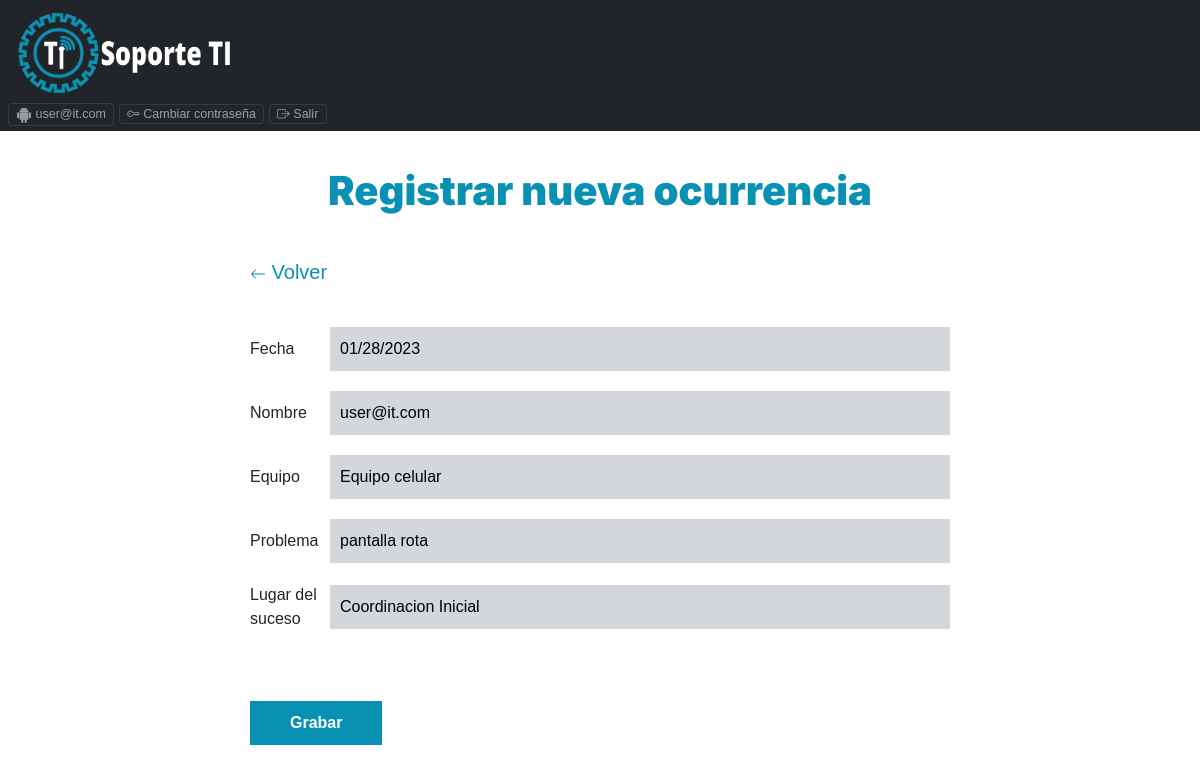
The page /secciones/ocurrencias.php?idocurrencias=18&accion=Editar (signed in) on the database its author committed.
### tables this page shows
CREATE TABLE `ocurrencias` (
  `idocurrencias` int(11) NOT NULL,
  `nombre` varchar(200) DEFAULT NULL,
  `equipo` varchar(200) DEFAULT NULL,
  `lugar` varchar(200) DEFAULT NULL,
  `suceso` varchar(200) DEFAULT NULL,
  `estado` varchar(200) DEFAULT NULL,
  `fecha` date DEFAULT NULL,
  `urlfile` varchar(200) DEFAULT NULL,
  `extfile` varchar(200) DEFAULT NULL,
  `idusers` int(11) DEFAULT NULL
);

### secciones/ocurrencias.php (the view, shortened to what this page needs)
<?php include('../templates/cabecera.php'); ?>
<?php
    $conexionBD=BD::crearInstancia();
    if (isset($_GET['idocurrencias'])) {
        $idocurrencias = $_GET['idocurrencias'];
    }
    if (isset($_GET['accion'])) {
        $accion = $_GET['accion'];
    }
    if(isset($idocurrencias) && !isset($_POST['accionclick'])) {
        $sql = "SELECT * FROM ocurrencias WHERE idocurrencias = $idocurrencias";
        $consulta=$conexionBD->prepare($sql);
        $consulta->execute();
        $ocurrencia=$consulta->fetch(PDO::FETCH_ASSOC);
        $nombre = $ocurrencia['nombre'];
        $equipo = $ocurrencia['equipo'];
        $lugar  = $ocurrencia['lugar'];
        $suceso = $ocurrencia['suceso'];
        $fecha  = $ocurrencia['fecha'];
    }
?>
<div class="container-fluid">
    <br>
    <p class="tagline titulogradiente">Registrar nueva ocurrencia</p>
</div>
<div class="contenedor">
    <div class="contenedor-sm">
        <div class="volver">
            <svg xmlns="http://www.w3.org/2000/svg" width="16" height="16" fill="currentColor" class="bi bi-arrow-left" viewBox="0 0 16 16">
                <path fill-rule="evenodd" d="M15 8a.5.5 0 0 0-.5-.5H2.707l3.147-3.146a.5.5 0 1 0-.708-.708l-4 4a.5.5 0 0 0 0 .708l4 4a.5.5 0 0 0 .708-.708L2.707 8.5H14.5A.5.5 0 0 0 15 8z"/>
            </svg>
            <a href="index.php">Volver</a>
        </div>
        <form class="formulario" method="POST" action="" novalidate>
            <div class="campo">
                <label for="fecha">Fecha</label>
                <input
                    type="date"
                    readonly
                    id="fecha"
                    name="fecha"
                    value="<?php echo $fecha; ?>"
                />
            </div>
            <div class="campo">
                <label for="nombre">Nombre</label>
                <input
                    type="text"
                    id="nombre"
                    readonly
                    placeholder="nombre"
                    name="nombre"
                    value="<?php echo $nombre; ?>"
                />
            </div>
            <div class="campo">
                <label for="equipo">Equipo</label>
                <input
                    type="text"
                    id="equipo"
                    placeholder="Código/Descripción de equipo"
                    name="equipo"
                    value="<?php echo $equipo; ?>"
                />
            </div>
            <div class="campo">
                <label for="suceso">Problema</label>
                <input
                    type="text"
                    id="suceso"
                    placeholder="Ingrese detalle del problema"
                    name="suceso"
                    value="<?php echo $suceso; ?>"
                />
            </div>
            <div class="campo">
                <label for="lugar">Lugar del suceso</label>
                <input
                    type="text"
                    id="lugar"
                    placeholder="Ingrese donde se ubica el suceso"
                    name="lugar"
                    value="<?php echo $lugar; ?>"
                />
            </div>
            <input type="submit" name ="accion" class="boton" value="<?php echo $accion =="Editar" ? 'Grabar' :  $accion; ?>">
        </form>
    </div>
</div>
<?php include('../templates/pie.php'); ?>

### css/app.css (style rules this page uses)
:root { --fuente_headings: 'Inter', sans-serif; --fuente_textos: 'Open Sans', sans-serif; --telefono: 480px; --tablet: 768px; --desktop: 1024px; --cyan: #0891B2; --azul: #2563EB; --indigo: #4338CA; --morado: #7C3AED; --naranja:#F59E0B; --rosa: #DB2777; --bsblue: #037BC0; --blanco: #FFFFFF; --gris: #6b7280; --grisOscuro: #4B5563; --grisClaro: #d3d6db; --negro: #000; --rojo: rgb(169, 0, 0); --verde: rgb(0, 120, 0); --separacion: 5rem; }
html { font-size: 62.5%; }
body { font-family: 'Raleway', sans-serif; font-size: 1.6rem; min-height: 100%; }
p { font-size: 2rem; color: var(--gris); line-height: 1.8; }
.tagline { font-family: var(--fuente_headings); font-weight: 900; color: var(--negro); font-size: 4rem; text-align: center; }
.contenedor { width: 95%; max-width: 1200px; margin:0 auto; }
.contenedor-sm { max-width: 70rem; margin: 0 auto; }
a { text-decoration: none; }
.formulario { margin-top: 4rem; }
.formulario .campo { display: flex; align-items: center; margin-bottom: 2rem; }
.formulario .campo label { flex: 0 0 8rem; }
.formulario .campo input { flex: 1; padding: 1rem; border-style: none; background-color: var(--grisClaro); }
input::placeholder { color: var(--gris); font-size: 1.2em; }
.formulario .boton { background-color: var(--cyan); margin-top: 5rem; padding: 1rem 4rem; color: var(--blanco); font-size: 1.6rem; display: inline-block; font-weight: 700; border: none; transition-property: background-color; transition-duration: .3s; text-align: center; display: block; width: 100%; }
@media (min-width: 768px) { .formulario .boton { width:auto; } }
.volver { font-size: 2rem; margin-top: 3rem; color: var(--cyan); }
.volver { margin-bottom: 2rem; }
.volver a { color: var(--cyan); }
.titulogradiente { color: var(--cyan); }

### rows shown on the page
ocurrencias: fecha "01/28/2023", nombre "user@it.com", equipo "Equipo celular", suceso "pantalla rota", lugar "Coordinacion Inicial"

### other values the page prints
$_SESSION['usuario'] "user@it.com"
